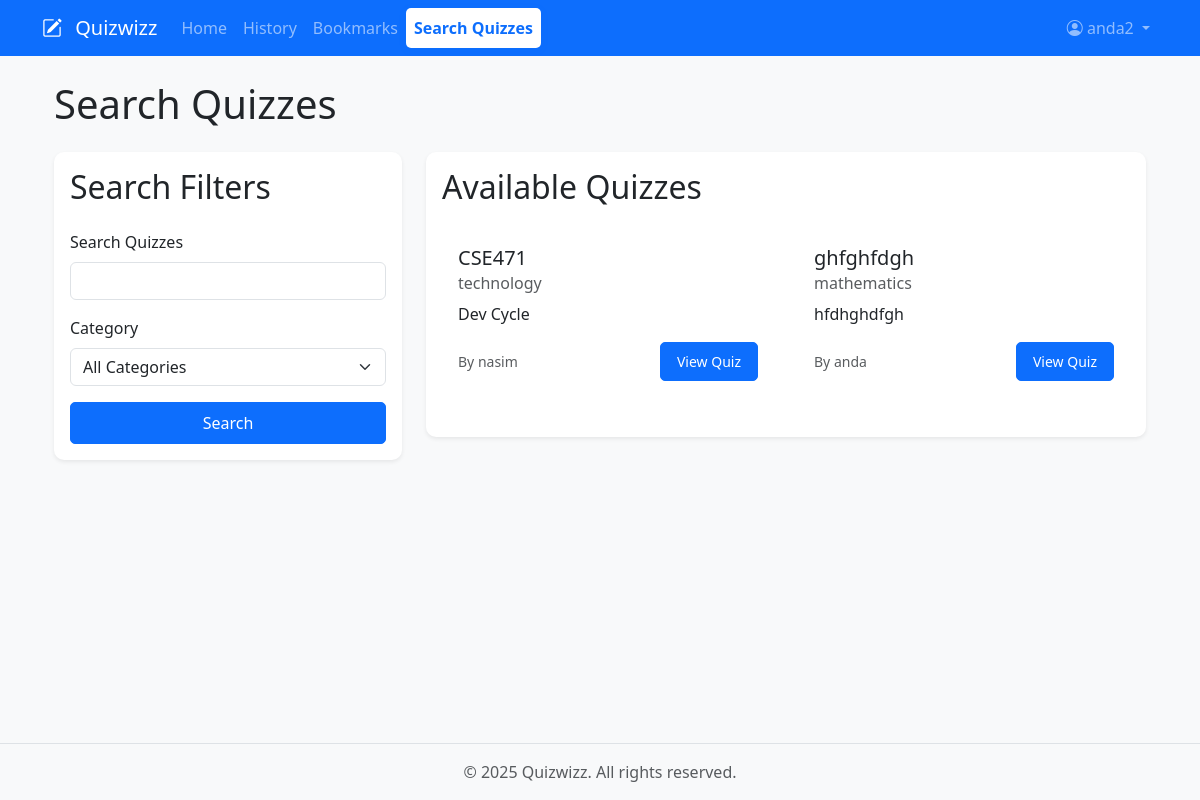
/quiz/quiz/search (signed in), run on the app's committed database.
### app/models/user.py (models this page shows, shortened)
class User(UserMixin, db.Model):
    __tablename__ = 'users'
    id = db.Column(db.Integer, primary_key=True)
    username = db.Column(db.String(64), unique=True, nullable=False)
    email = db.Column(db.String(120), unique=True, nullable=False)
    password_hash = db.Column(db.String(128))
    role = db.Column(db.String(20), nullable=False, default='student')
    is_teacher = db.Column(db.Boolean, default=False)
    created_at = db.Column(db.DateTime, default=datetime.utcnow)
    profile_picture = db.Column(db.String(200), default='default.jpg')
    bio = db.Column(db.Text)
    quizzes = db.relationship('Quiz', back_populates='author', lazy='dynamic')
    quiz_attempts = db.relationship('QuizAttempt', back_populates='student', lazy='dynamic', overlaps="attempts,user")
    shared_quizzes = db.relationship('Quiz', secondary='shared_quizzes', back_populates='shared_with_users', lazy='dynamic', overlaps="shared_quizzes_list,shared_with_users")
    feedback = db.relationship(QuizFeedback, backref='student', lazy='dynamic')
    bookmarks = db.relationship('Bookmark', backref='user', lazy='dynamic')
    bookmarked_quizzes = db.relationship('Quiz',
                                       secondary='user_bookmarks',
                                       backref=db.backref('bookmarked_by', lazy='dynamic'),
                                       lazy='dynamic')

### app/models/quiz.py (models this page shows, shortened)
class Quiz(db.Model):
    __tablename__ = 'quizzes'
    id = db.Column(db.Integer, primary_key=True)
    title = db.Column(db.String(100), nullable=False)
    description = db.Column(db.Text)
    author_id = db.Column(db.Integer, db.ForeignKey('users.id'), nullable=False)
    created_at = db.Column(db.DateTime, default=datetime.utcnow)
    updated_at = db.Column(db.DateTime, default=datetime.utcnow, onupdate=datetime.utcnow)
    is_public = db.Column(db.Boolean, default=True)
    password = db.Column(db.String(128))
    time_limit = db.Column(db.Integer)  # in minutes
    max_attempts = db.Column(db.Integer, default=1)
    start_time = db.Column(db.DateTime)
    end_time = db.Column(db.DateTime)
    category = db.Column(db.String(50))
    grades_released = db.Column(db.Boolean, default=False)
    author = db.relationship('User', back_populates='quizzes')
    questions = db.relationship('Question', back_populates='quiz', cascade='all, delete-orphan')
    attempts = db.relationship('QuizAttempt', back_populates='quiz', cascade='all, delete-orphan')
    shared_with_users = db.relationship('User', secondary='shared_quizzes', back_populates='shared_quizzes', lazy='dynamic', overlaps="shared_quizzes_list,shared_with")
    feedback = db.relationship(QuizFeedback, backref='quiz', lazy='dynamic', cascade='all, delete-orphan')

### app/views/quiz.py (the view)
@quiz_bp.route('/quiz/search', methods=['GET', 'POST'])
@login_required
def search_quizzes():
    form = QuizSearchForm()
    if form.validate_on_submit():
        query = Quiz.query.filter_by(is_public=True)
        if form.search.data:
            query = query.filter(Quiz.title.ilike(f'%{form.search.data}%'))
        if form.category.data:
            query = query.filter_by(category=form.category.data)
        quizzes = query.order_by(Quiz.created_at.desc()).all()
    else:
        quizzes = Quiz.query.filter_by(is_public=True).order_by(Quiz.created_at.desc()).all()
    return render_template('quiz/search.html', title='Search Quizzes', form=form, quizzes=quizzes)

### app/forms/quiz.py
class QuizSearchForm(FlaskForm):
    search = StringField('Search Quizzes', validators=[Optional()])
    category = SelectField('Category',
                         choices=[('', 'All Categories')] + QUIZ_CATEGORIES,
                         validators=[Optional()],
                         default='')
    submit = SubmitField('Search')

### app/models/user.py (called while the page is built)
@login.user_loader
def load_user(id):
    return User.query.get(int(id))

### app/templates/quiz/search.html (shortened to what this page needs)
{% extends "base.html" %}
{% block content %}
<div class="container">
    <div class="row">
        <div class="col-md-12">
            <h1 class="mb-4">Search Quizzes</h1>
        </div>
    </div>
    <div class="row">
        <div class="col-md-4">
            <div class="card shadow-sm mb-4">
                <div class="card-body">
                    <h2 class="card-title mb-4">Search Filters</h2>
                    <form method="POST" action="{{ url_for('quiz.search_quizzes') }}">
                        <div class="mb-3">
                            {{ form.search.label(class="form-label") }}
                            {{ form.search(class="form-control" + (" is-invalid" if form.search.errors else "")) }}
                        </div>
                        <div class="mb-3">
                            {{ form.category.label(class="form-label") }}
                            {{ form.category(class="form-select" + (" is-invalid" if form.category.errors else "")) }}
                        </div>
                        <div class="d-grid">
                            {{ form.submit(class="btn btn-primary") }}
                        </div>
                    </form>
                </div>
            </div>
        </div>
        <div class="col-md-8">
            <div class="card shadow-sm">
                <div class="card-body">
                    <h2 class="card-title mb-4">Available Quizzes</h2>
                    {% if quizzes %}
                        <div class="row">
                            {% for quiz in quizzes %}
                                <div class="col-md-6 mb-4">
                                    <div class="card h-100">
                                        <div class="card-body">
                                            <h5 class="card-title">{{ quiz.title }}</h5>
                                            <h6 class="card-subtitle mb-2 text-muted">{{ quiz.category }}</h6>
                                            <p class="card-text">{{ quiz.description|truncate(100) }}</p>
                                            <div class="d-flex justify-content-between align-items-center">
                                                <small class="text-muted">
                                                    By {{ quiz.author.username }}
                                                </small>
                                                <div class="btn-group">
                                                    <a href="{{ url_for('quiz.view_quiz', quiz_id=quiz.id) }}" class="btn btn-sm btn-primary">
                                                        View Quiz
                                                    </a>
                                                </div>
                                            </div>
                                        </div>
                                    </div>
                                </div>
                            {% endfor %}
                        </div>
                    {% else %}
                        <div class="text-center py-4">
                            <p class="text-muted">No quizzes found matching your criteria.</p>
                        </div>
                    {% endif %}
                </div>
            </div>
        </div>
    </div>
</div>
{% endblock %}

### app/templates/base.html (shortened to what this page needs)
<!DOCTYPE html>
<html lang="en">
<head>
    <link href="https://cdn.jsdelivr.net/npm/bootstrap@5.3.0/dist/css/bootstrap.min.css" rel="stylesheet">
    <link rel="stylesheet" href="https://cdn.jsdelivr.net/npm/bootstrap-icons@1.7.2/font/bootstrap-icons.css">
    <link rel="stylesheet" href="{{ url_for('static', filename='css/style.css') }}">
</head>
<body>
    <nav class="navbar navbar-expand-lg navbar-dark bg-primary">
        <div class="container">
            <a class="navbar-brand" href="{{ url_for('main.index') }}">
                <i class="bi bi-pencil-square"></i> Quizwizz
            </a>
            <div class="collapse navbar-collapse" id="navbarNav">
                <ul class="navbar-nav me-auto">
                    {% if current_user.is_authenticated %}
                        {% if current_user.is_teacher %}
                            <li class="nav-item">
                                <a class="nav-link {% if request.endpoint == 'main.teacher_home' %}active{% endif %}" href="{{ url_for('main.teacher_home') }}">Home</a>
                            </li>
                            <li class="nav-item">
                                <a class="nav-link {% if request.endpoint == 'quiz.create_quiz' %}active{% endif %}" href="{{ url_for('quiz.create_quiz') }}">Create Quiz</a>
                            </li>
                            <li class="nav-item">
                                <a class="nav-link {% if (current_user.is_teacher and request.endpoint == 'main.history') or (not current_user.is_teacher and request.endpoint == 'main.student_history') %}active{% endif %}" href="{{ url_for('main.history') if current_user.is_teacher else url_for('main.student_history') }}">History</a>
                            </li>
                        {% else %}
                            <li class="nav-item">
                                <a class="nav-link {% if request.endpoint == 'main.student_home' %}active{% endif %}" href="{{ url_for('main.student_home') }}">Home</a>
                            </li>
                            <li class="nav-item">
                                <a class="nav-link {% if request.endpoint == 'main.student_history' %}active{% endif %}" href="{{ url_for('main.student_history') }}">History</a>
                            </li>
                            <li class="nav-item">
                                <a class="nav-link {% if request.endpoint == 'main.student_bookmarks' %}active{% endif %}" href="{{ url_for('main.student_bookmarks') }}">Bookmarks</a>
                            </li>
                        {% endif %}
                        <li class="nav-item">
                            <a class="nav-link {% if request.endpoint == 'quiz.search_quizzes' %}active{% endif %}" href="{{ url_for('quiz.search_quizzes') }}">Search Quizzes</a>
                        </li>
                    {% endif %}
                </ul>
                <ul class="navbar-nav">
                    {% if current_user.is_authenticated %}
                        <li class="nav-item dropdown">
                            <a class="nav-link dropdown-toggle" href="#" id="navbarDropdown" role="button" data-bs-toggle="dropdown">
                                <i class="bi bi-person-circle"></i> {{ current_user.username }}
                            </a>
                        </li>
                    {% endif %}
                </ul>
            </div>
        </div>
    </nav>
    <main class="container mt-4">
        {% block content %}{% endblock %}
    </main>
    <footer class="footer mt-5 py-3 bg-light">
        <div class="container text-center">
            <span class="text-muted">© 2025 Quizwizz. All rights reserved.</span>
        </div>
    </footer>
</body>
</html>

### app/static/css/style.css (style rules this page uses)
body { min-height: 100vh; display: flex; flex-direction: column; background-color: #f8f9fa; }
main { flex: 1; }
.navbar-brand i { margin-right: 0.5rem; }
.card { border: none; border-radius: 10px; transition: transform 0.2s; }
.btn { border-radius: 5px; padding: 0.5rem 1rem; }
.btn-primary { background-color: #0d6efd; border-color: #0d6efd; }
.footer { margin-top: auto; background-color: #f8f9fa; padding: 1rem 0; border-top: 1px solid #dee2e6; }
.nav-link.active { background-color: #fff !important; color: #0d6efd !important; border-radius: 5px; font-weight: bold; box-shadow: 0 2px 8px rgba(13,110,253,0.08); }

### data on the page
User: username "anda2"
Quiz: title "CSE471", category "technology", description "Dev Cycle", author.username "nasim"
Quiz: title "ghfghfdgh", category "mathematics", description "hfdhghdfgh", author.username "anda"
